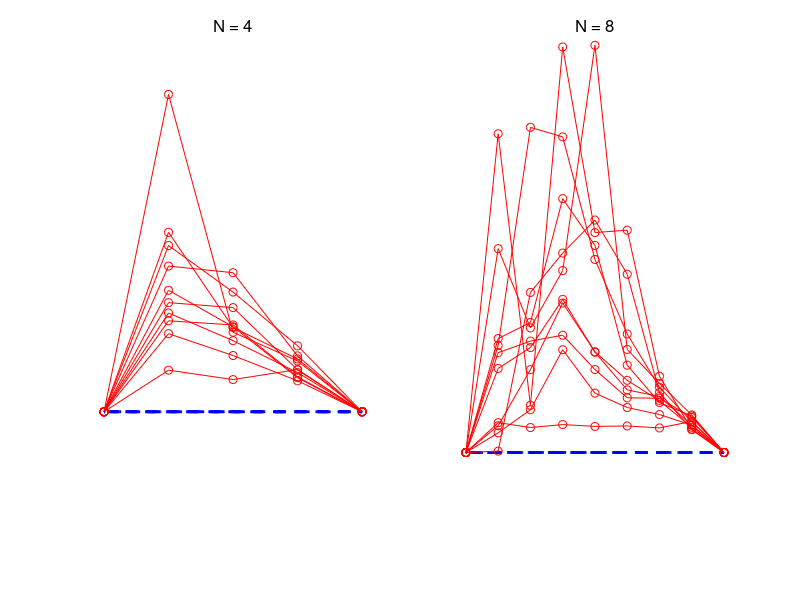

Recreate this plot in MATLAB.
function brach
%BRACH    Brachistochrone illustration.
%   Computes and plots approximate brachistochrone by optimization,
%   using fminsearch, and exact brachistochrone, using fzero.

bx = 1; g = 9.81;
byvals = linspace(0.2,2,10);
Nvals = [4 8];
for i = 1:2
   N = Nvals(i);
   subplot(1,2,i)
   for k = 1:length(byvals)

      % Approximate brachistochrone.
      by = byvals(k);
      dy = by/N; dx = bx/N;
      yinit = [dy:dy:by-dy];
      y = fminsearch(@Btime,yinit);

      plot([0:dx:bx],-[0 y by],'ro-')
      hold on

      % True brachistochrone.
      tzero = @(theta)(by*theta - by*sin(theta) + bx*cos(theta) - bx);
      tstar = fzero(tzero,pi);
      R = by/(1-cos(tstar));
      thetavals = linspace(0,tstar,100);
      xcoord = R*(thetavals-sin(thetavals));
      ycoord = R*(1-cos(thetavals));
      plot(xcoord,-ycoord,'b--','Linewidth',2)

   end
   title(sprintf('N = %1.0f',N),'FontWeight','normal','FontSize',12)
   xlim([0,bx]), axis off
end
hold off

  function T = Btime(y)
  %BTIME    Travel time for a particle.
  %   Piecewise linear path with equispaced y between (0,0) and (bx,by).

  yvals = [0 y by];        % End points do not vary.
  N = length(y)+1; d = bx/N;
  T = sum(2*sqrt( d^2 + (diff(yvals)).^2 )./( sqrt(2*g*yvals(2:end)) + ...
          sqrt(2*g*yvals(1:end-1) )));
  end

end
